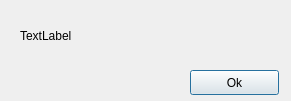
<?xml version="1.0" encoding="UTF-8"?>
<ui version="4.0">
 <class>connectionNotificationDialog</class>
 <widget class="QDialog" name="connectionNotificationDialog">
  <property name="geometry">
   <rect>
    <x>0</x>
    <y>0</y>
    <width>291</width>
    <height>101</height>
   </rect>
  </property>
  <property name="windowTitle">
   <string>Dialog</string>
  </property>
  <widget class="QPushButton" name="pushButton">
   <property name="geometry">
    <rect>
     <x>190</x>
     <y>70</y>
     <width>89</width>
     <height>25</height>
    </rect>
   </property>
   <property name="text">
    <string>Ok</string>
   </property>
  </widget>
  <widget class="QLabel" name="label">
   <property name="geometry">
    <rect>
     <x>20</x>
     <y>10</y>
     <width>251</width>
     <height>51</height>
    </rect>
   </property>
   <property name="text">
    <string>TextLabel</string>
   </property>
   <property name="wordWrap">
    <bool>true</bool>
   </property>
  </widget>
 </widget>
 <resources/>
 <connections/>
</ui>
